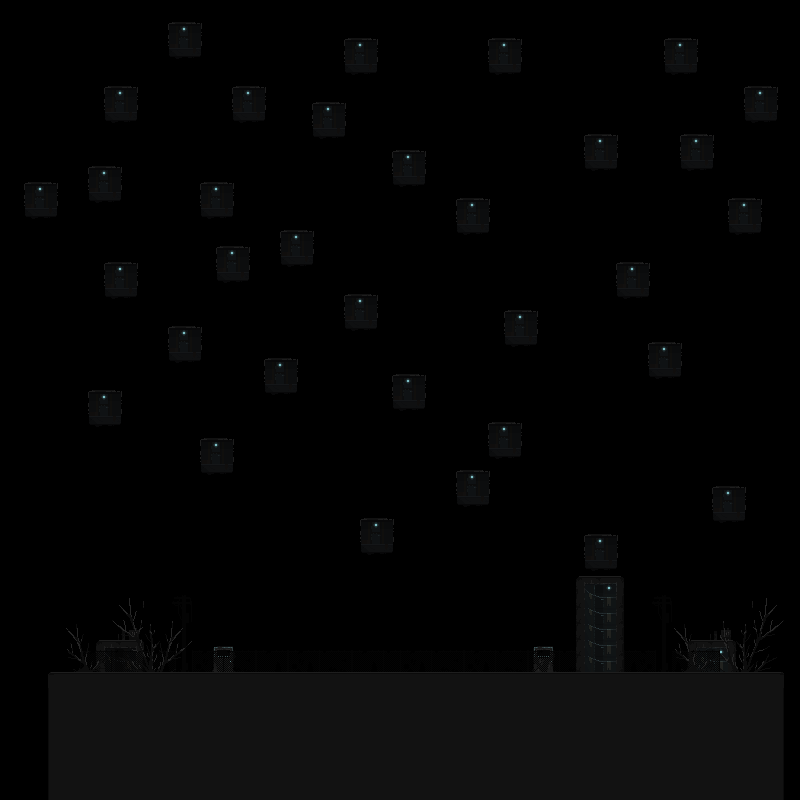

A 2D game scene composited from a Tiled map and its tileset images. What follows is a short description and the map's XML, with each tile layer's data collapsed to a summary:
An orthogonal 50x50 tile map with 16x16 px tiles, 3 tile layers (terrain, fences, trees).

<map version="1.9" tiledversion="1.9.2" orientation="orthogonal" renderorder="right-down" width="50" height="50" tilewidth="16" tileheight="16" infinite="0" nextlayerid="4" nextobjectid="1">
 <tileset firstgid="1" source="city_tileset.tsx" />
 <layer id="1" name="terrain" width="50" height="50">
  <data>[2500 cells, 691 non-empty, 37 distinct tile ids]</data>
 </layer>
 <layer id="2" name="fences" width="50" height="50">
  <data>[2500 cells, 88 non-empty, 22 distinct tile ids]</data>
 </layer>
 <layer id="3" name="trees" width="50" height="50">
  <data>[2500 cells, 77 non-empty, 37 distinct tile ids]</data>
 </layer>
</map>
